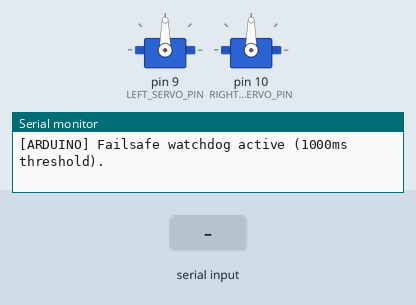
The sketch below on a simulated Arduino Uno, built with avr-gcc and run on an emulated ATmega328P. Shown: 2 × servo, the last lines printed to the serial monitor. The inputs (shaded band) are chosen by the test bench.

Above: at 1.2 s.
1.3 s: "90,45\n" received over Serial
At 2.0 s:
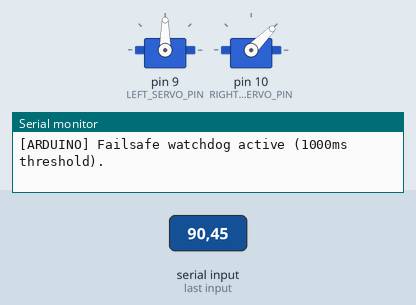
3.8 s: "30,150\n" received over Serial
At 4.6 s:
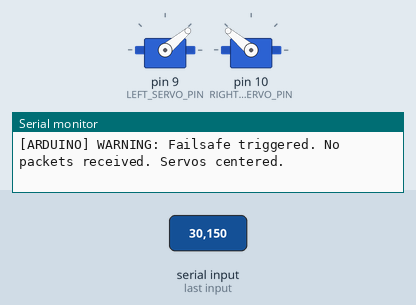
6.3 s: "1,90\n" received over Serial
At 7.0 s:
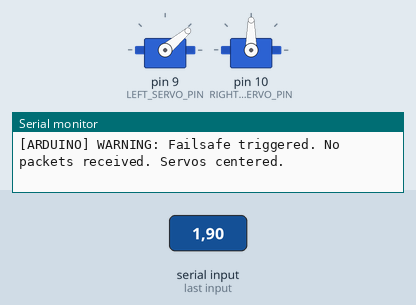
Timing chart, 0 to 9.3 s (numbered marks = the images above; inputs shaded):
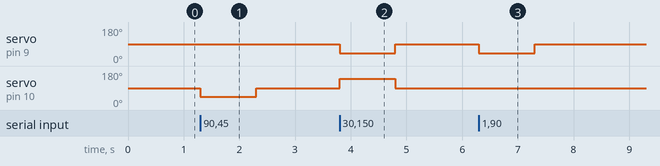

The sketch:

arduino_firmware.ino
```cpp
/**
 * DYNA-RIDE Co-Simulator Arduino Firmware
 * Author: Antigravity
 *
 * Hardware Requirements & Safety Notes:
 * -------------------------------------
 * 1. WARNING: DO NOT power high-torque servos (e.g. MG996R) directly from the Arduino 5V pin.
 *    Each MG996R can draw up to 1.5A under load. Doing so will reset the Arduino, cause severe
 *    motor delay, jitter, or permanently damage the microcontroller.
 * 2. Connect an external 5V (2A - 3A) DC power supply directly to the servo power pins (+).
 * 3. CRITICAL: Connect the Ground (GND) of the external power supply to the Ground (GND) of the Arduino.
 *    Without a common ground reference, the servo control signals will be corrupt and jitter erraticly.
 * 4. Connect Left Servo control wire to Digital Pin 9.
 *    Connect Right Servo control wire to Digital Pin 10.
 */

#include <Servo.h>

// Servo pin definitions
const int LEFT_SERVO_PIN = 9;
const int RIGHT_SERVO_PIN = 10;

// Servo objects
Servo leftServo;
Servo rightServo;

// Failsafe / Watchdog settings
unsigned long lastPacketTime = 0;
const unsigned long FAILSAFE_TIMEOUT_MS = 1000; // Center servos if no data for 1 sec
const int NEUTRAL_ANGLE = 90;

// Serial Buffer settings
const int BUFFER_SIZE = 32;
char serialBuffer[BUFFER_SIZE];
int bufferIndex = 0;

void setup() {
  // Initialize Serial Communication at high speed
  Serial.begin(115200);

  // Attach servos to pins
  leftServo.attach(LEFT_SERVO_PIN);
  rightServo.attach(RIGHT_SERVO_PIN);

  // Initialize servos to center/neutral position
  leftServo.write(NEUTRAL_ANGLE);
  rightServo.write(NEUTRAL_ANGLE);

  lastPacketTime = millis();

  // Send ready signal to Web GUI console
  Serial.println("[ARDUINO] Firmware initialized. Servos attached to D9/D10. Baud rate: 115200.");
  Serial.println("[ARDUINO] Failsafe watchdog active (1000ms threshold).");
}

void loop() {
  // 1. Parse incoming serial data using non-blocking character reading
  while (Serial.available() > 0) {
    char c = Serial.read();

    // Check for packet terminator
    if (c == '\n' || c == '\r') {
      if (bufferIndex > 0) {
        serialBuffer[bufferIndex] = '\0'; // Null-terminate string
        parseAndSetServos(serialBuffer);
        bufferIndex = 0; // Reset buffer index
      }
    }
    // Fill buffer if space allows (reserve room for null terminator)
    else if (bufferIndex < BUFFER_SIZE - 1) {
      serialBuffer[bufferIndex++] = c;
    }
  }

  // 2. Failsafe Safety Watchdog
  // If the USB is disconnected or GUI stops writing, return servos to neutral
  // to prevent continuous motor stalling and overheating.
  if (millis() - lastPacketTime > FAILSAFE_TIMEOUT_MS) {
    leftServo.write(NEUTRAL_ANGLE);
    rightServo.write(NEUTRAL_ANGLE);
    // Send feedback occasionally when in failsafe state
    static unsigned long lastFailsafeReport = 0;
    if (millis() - lastFailsafeReport > 3000) {
      Serial.println("[ARDUINO] WARNING: Failsafe triggered. No packets received. Servos centered.");
      lastFailsafeReport = millis();
    }
  }
}

/**
 * Parses a comma-separated coordinate packet: "LeftAngle,RightAngle"
 * Example: "90,95" -> sets Left to 90, Right to 95
 */
void parseAndSetServos(char* data) {
  // Find comma delimiter
  char* commaPtr = strchr(data, ',');
  if (commaPtr == NULL) {
    // Invalid packet format
    return;
  }

  // Split string
  *commaPtr = '\0'; // Temporarily split string at comma
  char* leftPart = data;
  char* rightPart = commaPtr + 1;

  // Convert parts to integers
  int leftAngle = atoi(leftPart);
  int rightAngle = atoi(rightPart);

  // Validate range (protect mechanical hardware from over-travel binding)
  leftAngle = constrain(leftAngle, 40, 140);
  rightAngle = constrain(rightAngle, 40, 140);

  // Write to servos
  leftServo.write(leftAngle);
  rightServo.write(rightAngle);

  // Reset failsafe timer since a valid command was executed
  lastPacketTime = millis();
}
```

Measured:
- after the input at 1.3 s, servo on pin 10 (RIGHT_SERVO_PIN): 90° → 45° at once, → 90° 1.0 s later
- after the input at 3.8 s, servo on pin 9 (LEFT_SERVO_PIN): 90° → 40° at once, → 90° 1.0 s later; servo on pin 10 (RIGHT_SERVO_PIN): 90° → 140° at once, → 90° 1.0 s later
- after the input at 6.3 s, servo on pin 9 (LEFT_SERVO_PIN): 90° → 40° at once, → 90° 1.0 s later
